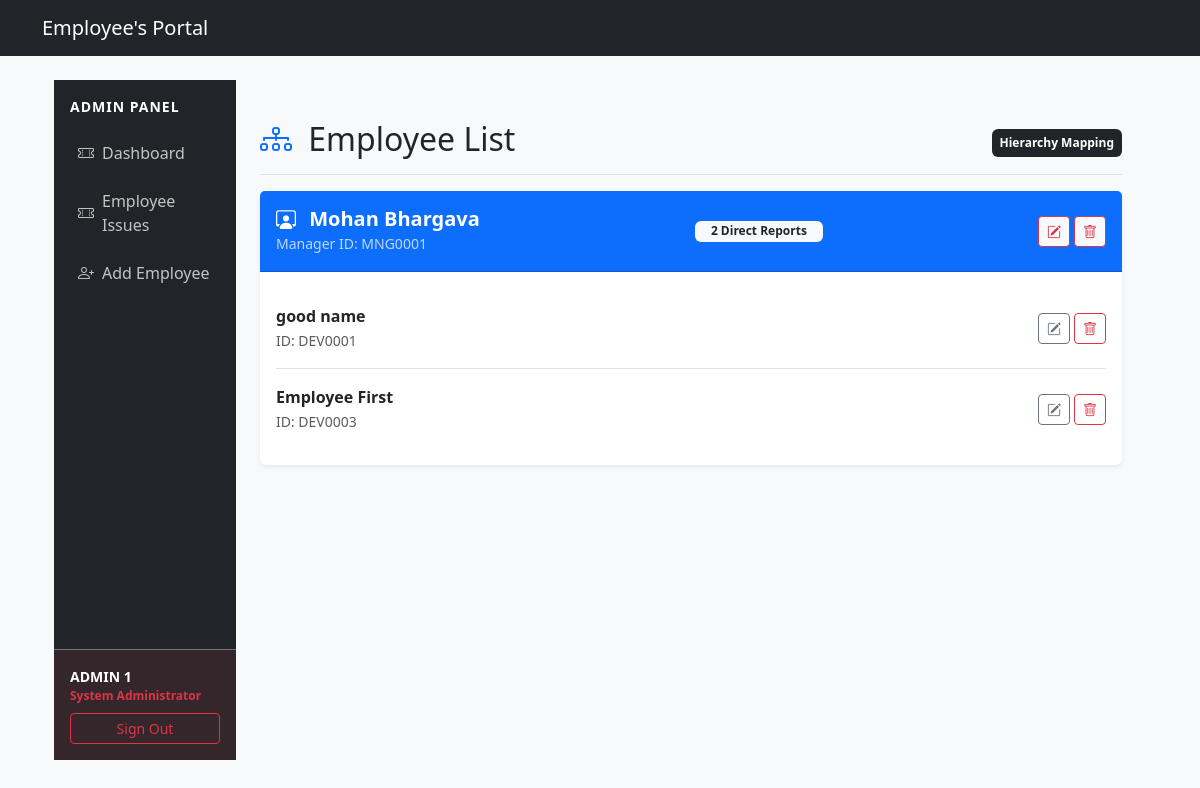
/dashboard/ (signed in), run on an earlier commit of the app's database.
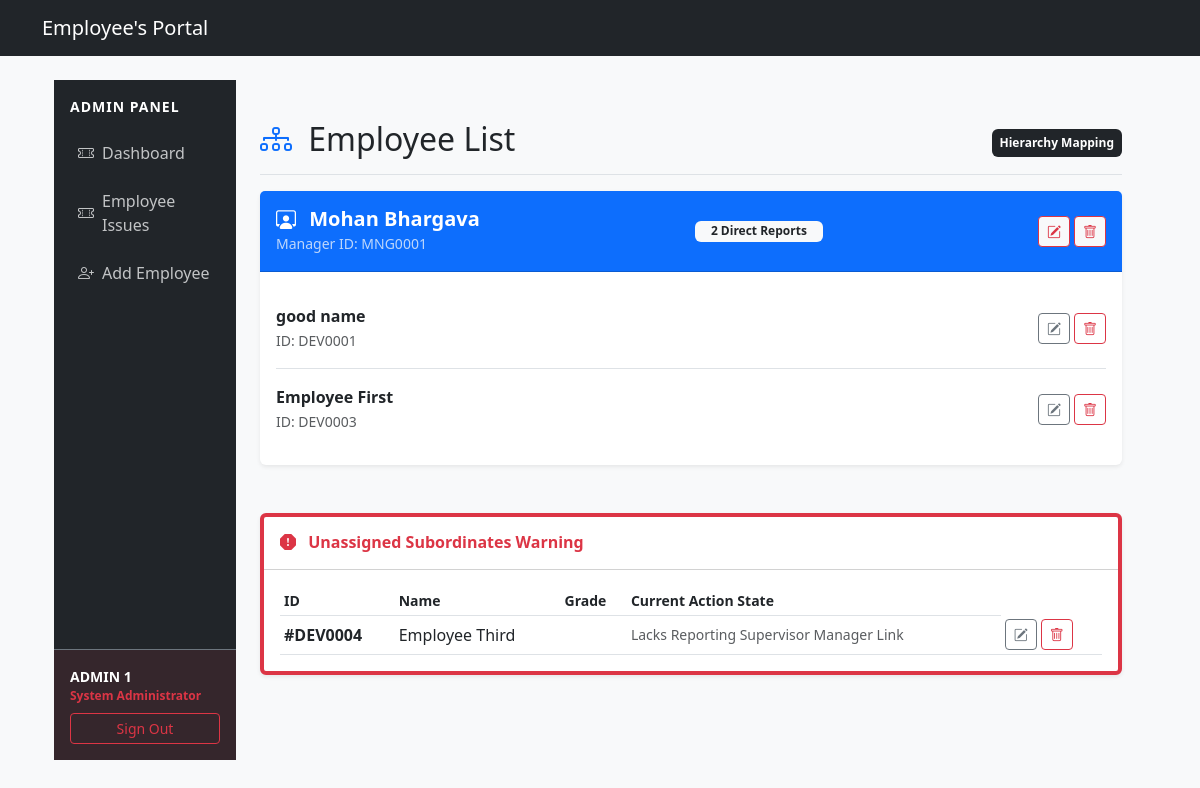
And on a later commit of the database.
### accounts/models.py (models this page shows, shortened)
class EmployeeInfo(models.Model):
    class RoleChoices(models.TextChoices):
        ADMIN = 'ADMIN', 'Admin'
        MANAGER = 'MANAGER', 'Manager'
        DEVELOPER = 'DEVELOPER', 'Developer'
    class GenderChoices(models.TextChoices):
        MALE = 'M', 'Male'
        FEMALE = 'F', 'Female'
        OTHER = 'O', 'Other'
    user = models.OneToOneField(User, on_delete=models.CASCADE, related_name='employee_profile')
    employee_id = models.CharField(max_length=20, unique=True, blank=True)
    name = models.CharField(max_length=100)
    role = models.CharField(max_length=20, choices=RoleChoices.choices, default=RoleChoices.DEVELOPER)
    dob = models.DateField(verbose_name="Date of Birth")
    gender = models.CharField(max_length=1, choices=GenderChoices.choices)
    blood_group = models.CharField(max_length=5)
    manager = models.ForeignKey(
        'self',
        null=True,
        blank=True,
        on_delete=models.SET_NULL,
        related_name='subordinates'
    )

### accounts/views.py (the view, shortened to what this page needs)
# urls.py: path('dashboard/', views.dashboard_home, name='dashboard'),
@login_required
def dashboard_home(request):
    user_profile = request.user.employee_profile
    if user_profile.role == 'ADMIN':
        employee = EmployeeInfo.objects.all().exclude(role ='ADMIN')
        managers = EmployeeInfo.objects.filter(role='MANAGER').prefetch_related('subordinates')
        unassigned_employees = EmployeeInfo.objects.filter(role='DEVELOPER', manager__isnull=True)
        return render(request, 'accounts/admindash.html',{
        'managers': managers,
        'unassigned_employees': unassigned_employees
    })

### accounts/templates/accounts/admindash.html (shortened to what the changed rows need)
{% extends 'accounts/adminbase.html' %}
{% block mainContent %}
<main class="col-md-9 ms-sm-auto col-lg-10 px-md-4 py-4">
    <div
        class="d-flex justify-content-between flex-wrap flex-md-nowrap align-items-center pt-3 pb-2 mb-3 border-bottom">
        <h1 class="h2"><i class="bi bi-diagram-3 text-primary me-2"></i> Employee List</h1>
    </div>
    {% if managers %}
    <div class="row row-cols-1 row-cols-xl-1 g-4">
        {% for manager in managers %}
        <div class="col">
            <div class="card shadow-sm border-0 h-100">
                <div class="card-header bg-primary text-white py-3 d-flex justify-content-between align-items-center">
                    <div>
                        <h5 class="mb-0 fw-bold"><i class="bi bi-person-workspace me-2"></i> {{ manager.name }}
                        </h5>
                        <small class="text-light opacity-75">Manager ID: {{ manager.employee_id }}</small>
                    </div>
                    <span class="badge bg-light text-dark fw-bold px-3">{{ manager.subordinates.count }} Direct
                        Reports</span>
                    <div class="d-flex gap-1">
                        <a href="{% url 'admin_edit_employee' manager.employee_id %}" class="btn btn-sm bg-light btn-outline-danger py-1 px-2"
                            title="Edit Profile">
                            <i class="bi bi-pencil-square"></i>
                        </a>
                        <form action="{% url 'admin_delete_employee' manager.employee_id %}" method="POST"
                            onsubmit="return confirm('Are you sure you want to completely remove this employee record from the system? This action cannot be undone.');">
                            <button type="submit" class="btn btn-sm bg-light btn-outline-danger py-1 px-2" title="Delete Profile">
                                <i class="bi bi-trash"></i>
                            </button>
                        </form>
                    </div>
                </div>
                <div class="card-body">
                    {% if manager.subordinates.all %}
                    <div class="list-group list-group-flush">
                        {% for dev in manager.subordinates.all %}
                        <div class="list-group-item px-0 py-3 d-flex justify-content-between align-items-center bg-transparent">
                            <div class="d-flex align-items-center">
                                <div>
                                    <div class="fw-semibold text-dark">{{ dev.name }}</div>
                                    <small class="text-muted">ID: {{ dev.employee_id }}</small>
                                </div>
                            </div>
                            <div class="d-flex gap-1">
                                <a href="{% url 'admin_edit_employee' dev.employee_id %}" class="btn btn-sm btn-outline-secondary py-1 px-2"
                                    title="Edit Profile">
                                    <i class="bi bi-pencil-square"></i>
                                </a>
                                <form action="{% url 'admin_delete_employee' dev.employee_id %}" method="POST"
                                    onsubmit="return confirm('Are you sure you want to completely remove this employee record from the system? This action cannot be undone.');">
                                    <button type="submit" class="btn btn-sm btn-outline-danger py-1 px-2" title="Delete Profile">
                                        <i class="bi bi-trash"></i>
                                    </button>
                                </form>
                            </div>
                        </div>
                        {% endfor %}
                    </div>
                    {% else %}
                    <div class="text-center py-4 text-muted border border-dashed rounded bg-light">
                        <i class="bi bi-person-x mb-1 d-block text-secondary fs-4"></i>
                        <small class="small">No employees currently grouped under this manager.</small>
                    </div>
                    {% endif %}
                </div>
            </div>
        </div>
        {% endfor %}
    </div>
    {% endif %}
    {% if unassigned_employees %}
    <div class="card shadow-sm border-start border-danger border-4 mt-5">
        <div class="card-header bg-white py-3">
            <h6 class="mb-0 text-danger fw-bold"><i class="bi bi-exclamation-octagon-fill me-2"></i> Unassigned
                Subordinates Warning</h6>
        </div>
        <div class="card-body">
            <div class="table-responsive">
                <table class="table table-sm align-middle mb-0">
                    <thead>
                        <tr class="text-muted small">
                            <th>ID</th>
                            <th>Name</th>
                            <th>Grade</th>
                            <th>Current Action State</th>
                        </tr>
                    </thead>
                    <tbody>
                        {% for individual in unassigned_employees %}
                        <tr>
                            <td class="fw-semibold text-dark">#{{ individual.employee_id }}</td>
                            <td>{{ individual.name }}</td>
                            <td></td>
                            <td class="text-muted small italic">Lacks Reporting Supervisor Manager Link</td>
                            <td><div class="d-flex gap-1">
                                <a href="{% url 'admin_edit_employee' individual.employee_id %}" class="btn btn-sm btn-outline-secondary py-1 px-2"
                                    title="Edit Profile">
                                    <i class="bi bi-pencil-square"></i>
                                </a>
                                <form action="{% url 'admin_delete_employee' individual.employee_id %}" method="POST"
                                    onsubmit="return confirm('Are you sure you want to completely remove this employee record from the system? This action cannot be undone.');">
                                    <button type="submit" class="btn btn-sm btn-outline-danger py-1 px-2" title="Delete Profile">
                                        <i class="bi bi-trash"></i>
                                    </button>
                                </form>
                            </div></td>
                        </tr>
                        {% endfor %}
                    </tbody>
                </table>
            </div>
        </div>
    </div>
    {% endif %}
</main>
{% endblock %}

What changed in the data, as far as the page shows it:
added EmployeeInfo: employee_id "DEV0004", name "Employee Third", shown under "Unassigned Subordinates Warning"
Also different on the page:
text now shown: "Unassigned Subordinates Warning ID Name Grade Current Action State"
